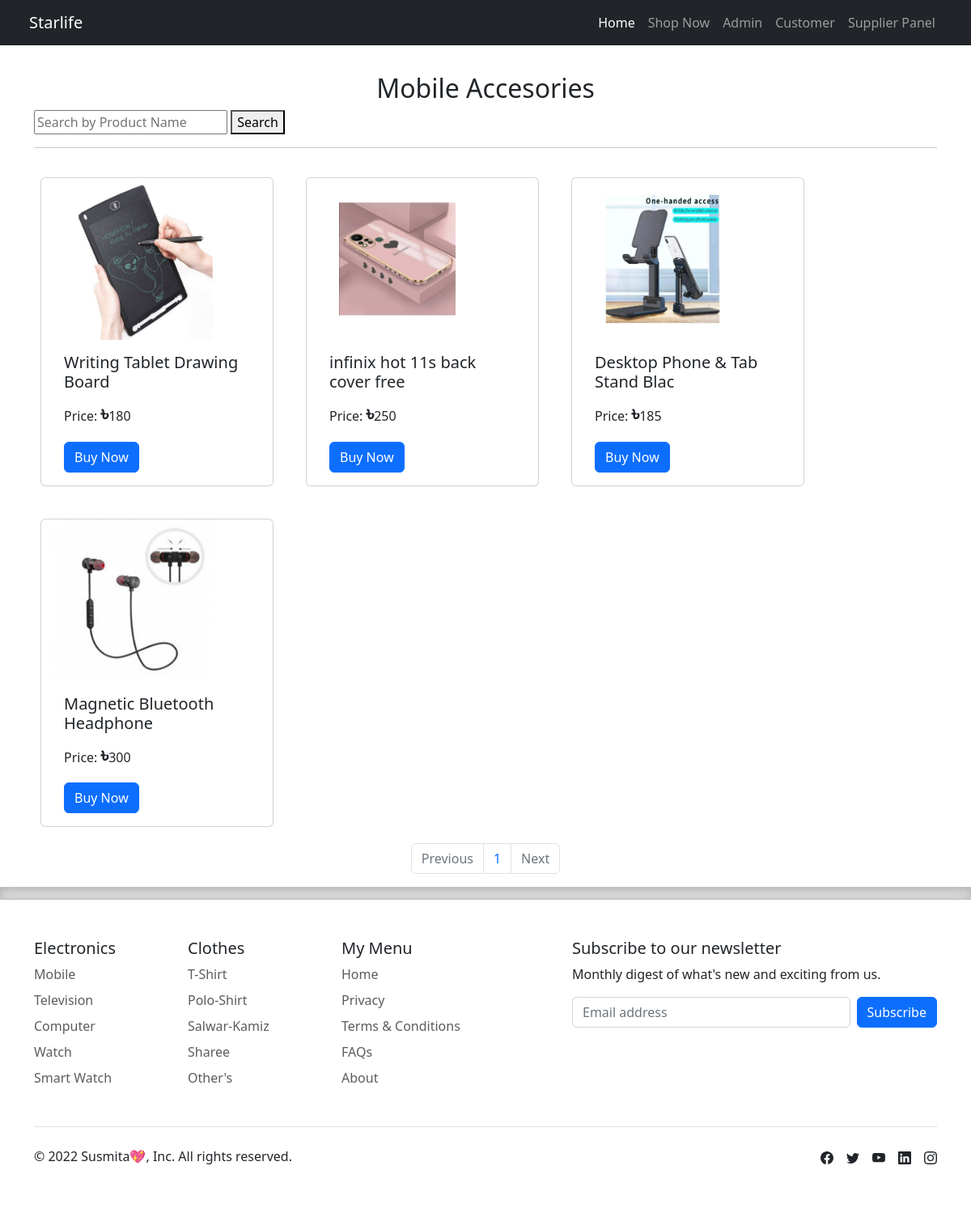
The app's page /product_category/mobile_accesories.php with its own data.
### tables this page shows
CREATE TABLE `products` (
  `product_id` int(100) NOT NULL,
  `product_name` varchar(50) NOT NULL,
  `supplier_id` int(10) NOT NULL,
  `categoryid` int(10) NOT NULL,
  `instock` int(10) NOT NULL,
  `unit` varchar(300) NOT NULL,
  `price` varchar(100) NOT NULL,
  `image` varchar(50) NOT NULL
);

### product_category/mobile_accesories.php (the view, shortened to what this page needs)
<!DOCTYPE html>
<html lang="en">
<head>
    <link rel="stylesheet" href="../css/bootstrap.min.css">
</head>
<body>
    <?php
    include('../connection.php');
    include('../header.php');
    ?>
    <div class="container">
        <h2 style="text-align: center; padding-top:90px">Mobile Accesories</h2>
        <form action="" method="post" name="myForm" onsubmit="return validateForm()" autocomplete="off">
            <input type="text" name="search_name" placeholder="Search by Product Name">
            <button type="submit">Search</button><i id="search_name" style="color: red;font-size:16px;font-weight:bold; padding-left:10px;"></i>
        </form>
        <hr>
        <div class="row">
            <?php
            global $get_page;
            if ($get_page == "" || $get_page == "1") {
                $target_page = 1;
            } else {
                $target_page = $_GET['page'];
            }
            $page_first_result = ($target_page - 1) * 12;
            global $recv;
            $sql = "SELECT * FROM `products` WHERE `categoryid`='1' AND  `product_name` LIKE '%$recv%' ORDER BY product_id DESC LIMIT $page_first_result,12";
            $result = mysqli_query($conn, $sql);
            while ($row = mysqli_fetch_assoc($result)) {
                $myimage = $row['image'];
            ?>
                <div class="card" style="width: 18rem;margin: 20px;">
                    <?php
                    echo "<img src ='../images/$myimage' height=200 width=200>";
                    ?>
                    <div class="card-body">
                        <h5 class="card-title"><?php echo $row['product_name']; ?></h5>
                        <p class="card-text">Price: <span style="font-size: 25px;font-weight:bold">৳</span><?php echo $row['price']; ?></p>
                        <a href="../productdetails.php?id=<?php echo $row['product_id']; ?>" class="btn btn-primary">Buy Now</a>
                    </div>
                </div>
            <?php
            }
            ?>
        </div>
        <div style="display: flex;justify-content:center;">
            <nav aria-label="...">
                <ul class="pagination">
                    <li class="page-item disabled">
                        <span class="page-link">Previous</span>
                    </li>
                    <?php
                    $sql1 = "SELECT * FROM `products` WHERE `categoryid`='1'";
                    $result1 = mysqli_query($conn, $sql1);
                    $count = mysqli_num_rows($result1);
                    $i = ($count / 12);
                    $page = ceil($i);
                    for ($target = 1; $target <= $page; $target++) {
                    ?>
                        <li class="page-item"><a class="page-link" href="mobile_accesories.php?page=<?php echo $target; ?>"><?php echo $target; ?></a></li>
                    <?php
                    }
                    ?>
                    <li class="page-item disabled">
                        <a class="page-link" href="#">Next</a>
                    </li>
                </ul>
            </nav>
        </div>
    </div>
    <?php include('../footer.php') ?>
</body>
</html>

### records on screen
products: image (picture), product_name "Writing Tablet Drawing Board", price "180"
products: image (picture), product_name "infinix hot 11s back cover free", price "250"
products: image (picture), product_name "Desktop Phone & Tab Stand Blac", price "185"
products: image (picture), product_name "Magnetic Bluetooth Headphone", price "300"

### other values on screen
$brandName "Starlife"
$authorName "Susmita"
